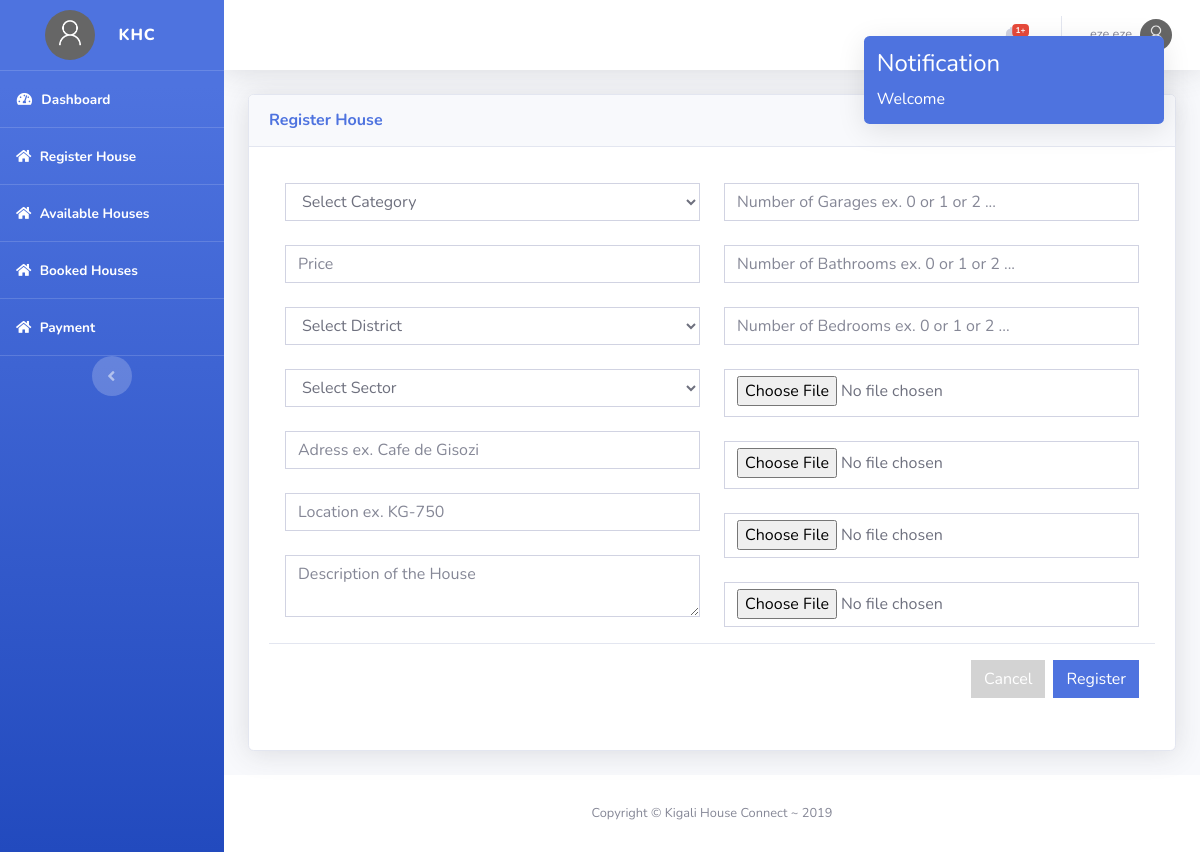
The app's page /admin/principal.php?request=register-house (signed in) with its own data.
### tables this page shows
CREATE TABLE `house_owners` (
  `id` int(11) NOT NULL,
  `fname` varchar(50) NOT NULL,
  `lname` varchar(50) NOT NULL,
  `email` varchar(50) NOT NULL,
  `phone` varchar(50) NOT NULL,
  `adress` varchar(50) NOT NULL,
  `status` int(11) NOT NULL,
  `pin` int(11) NOT NULL,
  `password` varchar(2000) NOT NULL,
  `profile` varchar(2000) NOT NULL,
  `c_date` datetime NOT NULL
);

### admin/core/db.php (called while the page is built, shortened)
<?php
class DB{
    private $dbHost     = "localhost";
    private $dbUsername = "root";
    private $dbPassword = "";
    private $dbName     = "khc";
    public function __construct(){
        if(!isset($this->db)){
            $conn = new mysqli($this->dbHost, $this->dbUsername, $this->dbPassword, $this->dbName);
            if($conn->connect_error){
                die("Failed to connect with MySQL: " . $conn->connect_error);
            }else{
                $this->db = $conn;
            }
        }
    }
    public function getRows($table,$conditions = array()){
        $sql = 'SELECT ';
        $sql .= array_key_exists("select",$conditions)?$conditions['select']:'*';
        $sql .= ' FROM '.$table;
        if(array_key_exists("where",$conditions)){
            $sql .= ' WHERE ';
            $i = 0;
            foreach($conditions['where'] as $key => $value){
                $pre = ($i > 0)?' AND ':'';
                $sql .= $pre.$key." = '".$value."'";
                $i++;
            }
        }
        $result = $this->db->query($sql);
        if(array_key_exists("return_type",$conditions) && $conditions['return_type'] != 'all'){
            switch($conditions['return_type']){
                case 'count':
                    $data = $result->num_rows;
                    break;
                case 'single':
                    $data = $result->fetch_assoc();
                    break;
                default:
                    $data = '';
            }
        }else{
            if($result->num_rows > 0){
                while($row = $result->fetch_assoc()){
                    $data[] = $row;
                }
            }
        }
        return !empty($data)?$data:false;
    }
}

### admin/views/register_house.php (the view, shortened to what this page needs)
  <div class="container-fluid">
    <div class="card shadow mb-4">
      <div class="card-header py-3">
        <h6 class="m-0 font-weight-bold text-primary">Register House
          </h6>
      </div>
      <div class="card-body">
        <form class="" action="class/houseOwnersControler.php" method="post">
          <div class="modal-body row" >
              <div class="col-md-6">
                <select name="category"  required class="form-control">
                    <option value="" hidden>Select Category</option>
                </select>
                <br>
                <input type="text" required name="price" placeholder="Price" class="form-control">
                <br>
                <select name="district" id="district" onchange="getSectors();" required class="form-control">
                    <option value="" hidden>Select District</option>
                </select>
                <br>
                <select name="sector" id="display" required class="form-control">
                    <option value="" hidden>Select Sector</option>
                </select>
                <br>
                <input type="text" required name="adress" placeholder="Adress ex. Cafe de Gisozi" class="form-control">
                <br>
                <input type="text" required name="location" placeholder="Location ex. KG-750" class="form-control">
                <br>
                <textarea name="description" required rows="2" placeholder="Description of the House" class="form-control"></textarea>
              </div>
              <div class="col-md-6">
                <input type="text" required name="garage" placeholder="Number of Garages ex. 0 or 1 or 2 ..." class="form-control">
                <br>
                <input type="text" required name="bathroom" placeholder="Number of Bathrooms ex. 0 or 1 or 2 ..." class="form-control">
                <br>
                <input type="text" required name="bedroom" placeholder="Number of Bedrooms ex. 0 or 1 or 2 ..." class="form-control">
                <br>
                <input type="file" style="padding-bottom: 40px;" name="main_picture" required class="form-control">
                <br>
                <input type="file" style="padding-bottom: 40px;" name="picture_1" required class="form-control">
                <br>
                <input type="file"style="padding-bottom: 37px;"  name="picture_2" required class="form-control">
                <br>
                <input type="file" style="padding-bottom: 37px;" name="picture_3" required class="form-control">
              </div>
          </div>
          <div class="modal-footer">
            <button style="background: lightgrey; Color: white;" class="btn-t  btn-secondary" type="button" data-dismiss="modal">Cancel</button>
            <button type="submit" name="add"  style="background: #4e73df;" class="btn-t  btn-primary">Register</button>
          </div>
        </form>
      </div>
    </div>
  </div>
</div>

### admin/views/header.php (shortened to what this page needs)
<?php 	session_start();
	require_once 'core/db.php';
	$db = new DB();
  $id = $_SESSION['id'];
  $category=$_SESSION['category'];
  if($category=='admin'):
      $getU=$db->getRows('admin',array('where'=>array('id'=>$id)));
      if(!empty($getU)): foreach($getU as $getUser):
          $names = $getUser['fname'].' '.$getUser['lname'];
          $profile=$getUser['profile'];
        endforeach;
      endif;
  elseif($category=='house_owner'):
      $getU=$db->getRows('house_owners',array('where'=>array('id'=>$id)));
      if(!empty($getU)): foreach($getU as $getUser):
          $names = $getUser['fname'].' '.$getUser['lname'];
          $profile=$getUser['profile'];
        endforeach;
      endif;
  endif;
 ?>
<!DOCTYPE html>
<html lang="en">
<head>
  <link href="vendor/fontawesome-free/css/all.min.css" rel="stylesheet" type="text/css">
  <link href="css/sb-admin-2.min.css" rel="stylesheet">
 <link href="pnotify/dist/pnotify.css" rel="stylesheet">
 <link href="pnotify/dist/pnotify.buttons.css" rel="stylesheet">
 <link href="pnotify/dist/pnotify.nonblock.css" rel="stylesheet">
</head>
<?php
$sssData=$_SESSION['sessData'];
if($sssData!=''):
?>
<body onpageshow="new PNotify({
								title: 'Notification',
								text: '<?php echo $sssData['status']['msg'];?>',
								type: 'info',
								styling: 'bootstrap3'
						});">
</body>
<?php endif; ?>
<body id="page-top">
  <div id="wrapper">
    <ul class="navbar-nav bg-gradient-primary sidebar sidebar-dark accordion" id="accordionSidebar">
      <a class="sidebar-brand d-flex align-items-center justify-content-center" href="index.html">
        <div class="sidebar-brand-icon">
          <img style="width: 50px; height: 50px;" class="img-profile rounded-circle" src="<?php echo $profile; ?>">
        </div>
        <div class="sidebar-brand-text mx-4"> KHC</div>
      </a>
      <hr class="sidebar-divider my-0">
      <li class="nav-item active">
        <a class="nav-link" href="principal.php?request=home">
          <i class="fas fa-fw fa-tachometer-alt"></i>
          <span>Dashboard </span></a>
      </li>
<?php if($category=='admin'): ?>
	<hr class="sidebar-divider">
	<li class="nav-item active">
		<a class="nav-link" href="principal.php?request=admin">
			<i class="fa fa-users"></i>
			<span>Administrators</span></a>
	</li>
	<hr class="sidebar-divider">
	<li class="nav-item active">
		<a class="nav-link" href="principal.php?request=house-owners">
			<i class="fa fa-users"></i>
			<span>House Owners</span></a>
	</li>
<?php else: ?>
      <hr class="sidebar-divider">
      <li class="nav-item active">
        <a class="nav-link" href="principal.php?request=register-house">
          <i class="fa fa-home"></i>
          <span>Register House</span></a>
      </li>
<?php endif; ?>
      <hr class="sidebar-divider">
      <li class="nav-item active">
        <a class="nav-link" href="principal.php?request=available-houses">
          <i class="fa fa-home"></i>
          <span>Available Houses</span></a>
      </li>
      <hr class="sidebar-divider">
      <li class="nav-item active">
        <a class="nav-link" href="principal.php?request=booked-houses">
          <i class="fa fa-home"></i>
          <span>Booked Houses</span></a>
      </li>
<?php if($category=='house_owner'): ?>
      <hr class="sidebar-divider">
      <li class="nav-item active">
        <a class="nav-link" href="principal.php?request=payment">
          <i class="fa fa-home"></i>
          <span>Payment</span></a>
      </li>
<?php endif; ?>
      <hr class="sidebar-divider d-none d-md-block">
      <div class="text-center d-none d-md-inline">
        <button class="rounded-circle border-0" id="sidebarToggle"></button>
      </div>
    </ul>
    <div id="content-wrapper" class="d-flex flex-column">
      <div id="content">
        <nav class="navbar navbar-expand navbar-light bg-white topbar mb-4 static-top shadow">
          <ul class="navbar-nav ml-auto">
            <li class="nav-item dropdown no-arrow mx-1">
              <a class="nav-link dropdown-toggle" href="#" id="alertsDropdown" role="button" data-toggle="dropdown" aria-haspopup="true" aria-expanded="false">
                <i class="fas fa-bell fa-fw"></i>
                <span class="badge badge-danger badge-counter">1+</span>
              </a>
            </li>
            <li class="nav-item dropdown no-arrow">
              <a class="nav-link dropdown-toggle" href="#" id="userDropdown" role="button" data-toggle="dropdown" aria-haspopup="true" aria-expanded="false">
                <span class="mr-2 d-none d-lg-inline text-gray-600 small"><?php echo $names; ?></span>
                <img class="img-profile rounded-circle" src="<?php echo $profile;?>">
              </a>
            </li>
          </ul>
        </nav>

### admin/views/header.php (style rules this page uses)
.sidebar hr.sidebar-divider { margin: 0 0rem 0rem; margin-top: 0px; margin-bottom: 0rem; }
.form-control { display: block; width: 100%; height: calc(1.5em + .75rem + 2px); padding: .375rem .75rem; font-size: 1rem; font-weight: 400; line-height: 1.5; color: #6e707e; background-color: #fff; background-clip: padding-box; border: 1px solid #d1d3e2; border-radius: 0rem; transition: border-color .15s ease-in-out,box-shadow .15s ease-in-out; }

### admin/views/footer.php (style rules this page uses)
.btn-t { display: inline-block; font-weight: 400; color: white; background: #858796 text-align: center; vertical-align: middle; -webkit-user-select: none; -moz-user-select: none; -ms-user-select: none; user-select: none; background-color: transparent; border: 1px solid transparent; border-top-color: transparent; border-right-color: transparent; border-bottom-color: transparent; border-left-color: transparent; padding: .375rem .75rem; font-size: 1rem; line-height: 1.5; border-radius: 0rem; transition: color .15s ease-in-out,background-color .15s ease-in-out,border-color .15s ease-in-out,box-shadow .15s ease-in-out; }

### records on screen
house_owners: profile (picture), names "eze eze"
